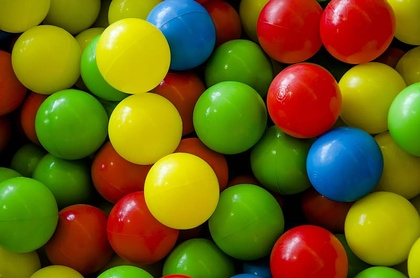
%> input picture LAB - 12/balloons.jpg, 420 x 278 px, shrunk from 800 x 530 before the run
$ octave a_3.m   (GNU Octave 9; MATLAB toolbox functions it lacks are replaced by stand-ins)
%> lines starting %> are read from the running program, lines starting %| are printed output that depends on the picture; in (x1, y1, x2, y2) boxes, pixels count from 0 and x2, y2 are one past the last pixel; in counts of white or black regions, pixels touching at a corner belong together; the program's own positions count from 1
clear all;
img = imread('balloons.jpg');
%> img is the input picture: size 278x420x3 uint8; mean R, G, B 110.1, 96.8, 19.4
img = rgb2gray(img);
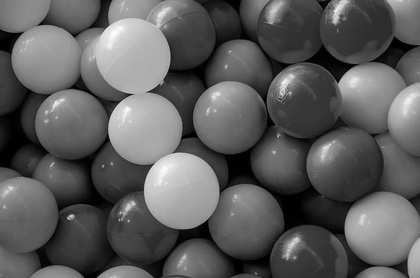
%> img: size 278x420 uint8; min 0, max 253, mean 91.9
[m, n] = size(img);
%> m = 278; n = 420
values = linspace(0, 255, 256);
hist_array = imhist(img);
%> hist_array = 256 values, max 1581 at index 56, min 0 at index 255, mean 456.1

figure;
imshow(img);

min = 99999999;
min_index = -1;

for i = 2 : 254
    left = hist_array(1 : i);
    right = hist_array(i+1 : 255);
    wl = sum(left) / (m * n);
    wr = sum(right) / (m * n);

    ml = sum(dot(left, values(1:i))) / sum(left);
    mr = sum(dot(right, values(i+1:255))) / sum(right);

    vl = sum(dot(power(values(1:i) - ml, 2), left)) / sum(left);
    vr = sum(dot(power(values(i+1:255) - mr, 2), right)) / sum(right);

    within_class_var = wl * vl + wr * vr;

    if within_class_var < min
        min = within_class_var;
        min_index = i;
    end
end
%> this loop made 253 passes
%> (left, wl, wr, ml, mr, vl, vr, within_class_var) on passes 1 to 6: ([470; 1252], 0.0147, 0.985, 0.727, 93.3, 0.198, 2831.7, 2790), ([470; 1252; 843], 0.022, 0.978, 1.15, 93.97, 0.491, 2790.7, 2729.4), ([470; 1252; 843; 568], 0.0268, 0.973, 1.48, 94.43, 0.912, 2763, 2688.9), ([470; 1252; 843; 568; 620], 0.0321, 0.968, 1.9, 94.92, 1.64, 2733.1, 2645.3), ([470; 1252; 843; 568; 620; 452], 0.036, 0.964, 2.23, 95.28, 2.38, 2711.5, 2613.9), ([470; 1252; 843; 568; 620; 452; 403], 0.0395, 0.961, 2.56, 95.6, 3.31, 2692.4, 2586.3)
%> (wl, wr, ml, mr, vl, vr, within_class_var, min) on passes 11 to 16: (0.0559, 0.944, 4.43, 97.11, 11.33, 2606.2, 2461.2, 2461.2), (0.0586, 0.941, 4.78, 97.36, 13.33, 2592.9, 2441.8, 2441.8), (0.0615, 0.938, 5.17, 97.62, 15.77, 2578.6, 2420.9, 2420.9), (0.0644, 0.936, 5.57, 97.88, 18.39, 2565, 2401, 2401), (0.0671, 0.933, 5.95, 98.12, 21.09, 2552.5, 2382.6, 2382.6), (0.0704, 0.93, 6.42, 98.41, 24.63, 2537.4, 2360.5, 2360.5)
%> after the loop, min = 831; min_index = 103

for i = 1 : m
    for j = 1 : n
        if(img(i, j) < min_index)
            output(i, j) = 0;
        else
            output(i, j) = 1;
    end
    end
end
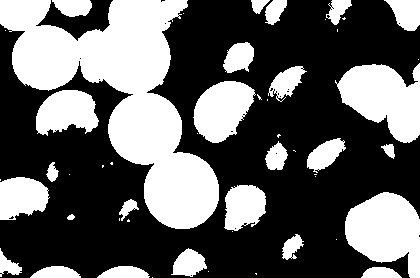
%> output: size 278x420 double; values 0 (black) and 1 (white), 38.6% white; 50 white regions (24 under 20 px), largest, box (x1, y1, x2, y2) and area: (0, 0, 219, 229) 20590, (345, 192, 420, 278) 4391, (335, 63, 420, 143) 4329

figure;
imshow(output);

L = graythresh(img);
%> L = 0.4
new_img = im2bw(img, L);

figure;
imshow(new_img);

if(output == new_img)
    figure;
    imshow('ThumbsUp.jpg');
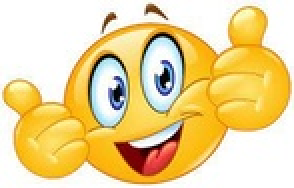
%> input picture LAB - 12/ThumbsUp.jpg, 147 x 94 px, shrunk from 280 x 180 before the run (shown 2 times larger)
else
    figure;
    imshow('ThumbsDown.jpg');
end
